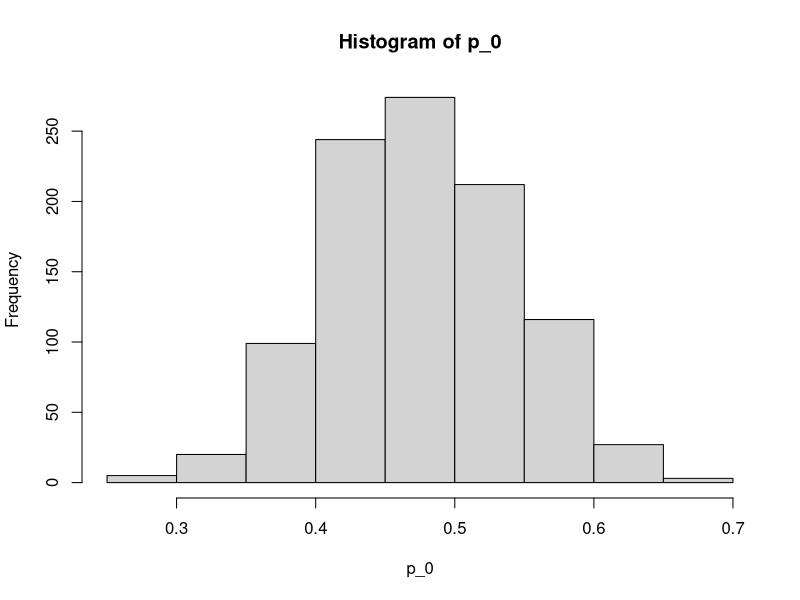
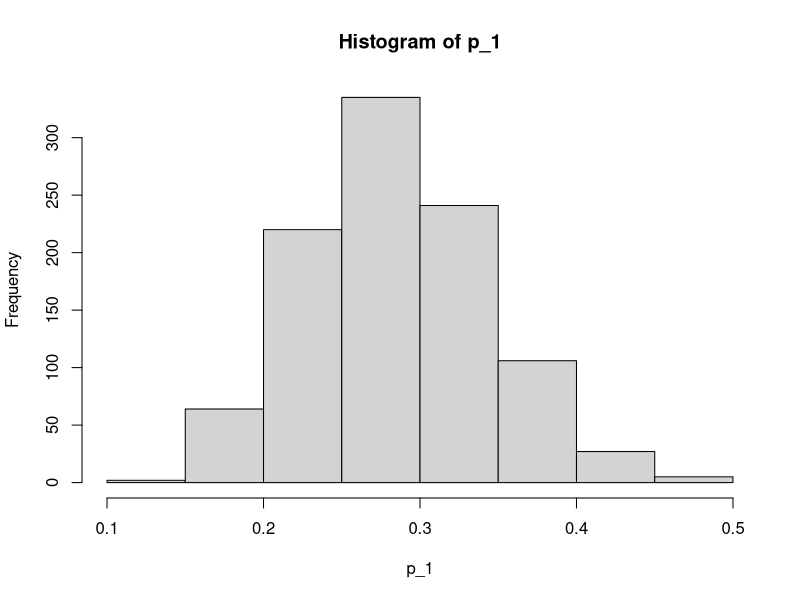
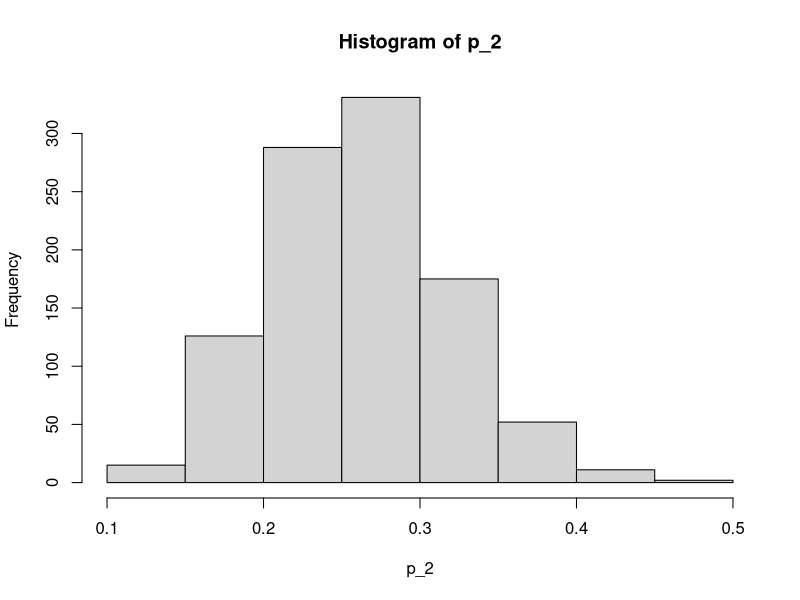
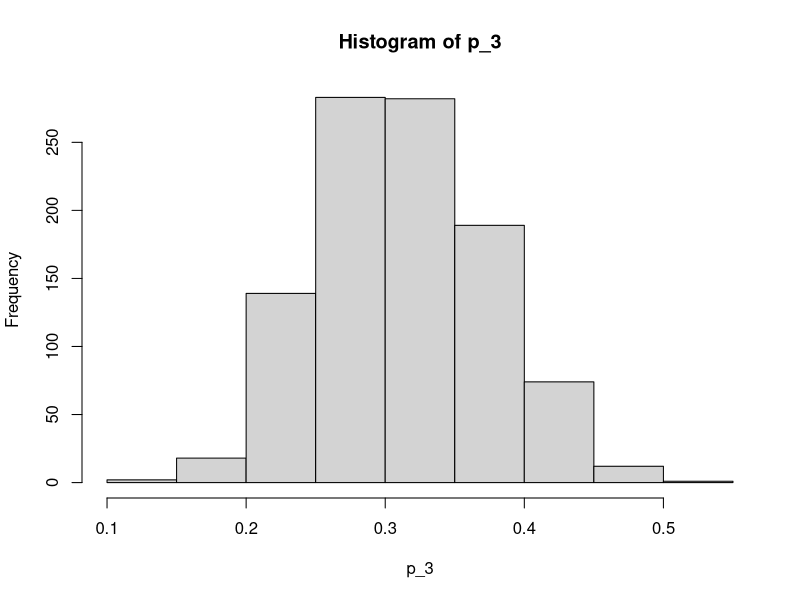

These charts were generated, in order, by the following R code: (Note: this script raises an error after producing the figures.)
# ### Simulation for Week 2
# 
# # Equal arm allocation
# # Set up response variable - initial data set
# arm0 <- rbinom(57, 1, 0.35)
# arm1 <- rbinom(57, 57, 0.35)
# arm2 <- rbinom(57, 57, 0.35)
# arm3 <- rbinom(57, size = , 0.35)
# 
# datMat <- cbind(arm0, arm1, arm2, arm3)
# 
# posterior.distribution <- function(arm, n = 40){
#   a <- 0.35; b <- 0.65
#   rbeta(n, shape1 = (a + sum(arm)), shape2 = ()) 
# }
# set.seed(1134)
N <- 228
i <- 1:N
t <- 0:3
alpha_t <- 0.35
beta_t <- 0.65
equalArm <- N/4
subjects <- rbinom(228, 1, 0.35)
allocation <- split(subjects, t)

y_0 <- allocation$'0'
y_1 <- allocation$'1'
y_2 <- allocation$'2'
y_3 <- allocation$'3'

# Distribution of each thing
p_0 <- rbeta(1000, shape1 = alpha_t + sum(y_0), shape2 = beta_t + equalArm - sum(y_0))
p_1 <- rbeta(1000, shape1 = alpha_t + sum(y_1), shape2 = beta_t + equalArm - sum(y_1))
p_2 <- rbeta(1000, shape1 = alpha_t + sum(y_2), shape2 = beta_t + equalArm - sum(y_2))
p_3 <- rbeta(1000, shape1 = alpha_t + sum(y_3), shape2 = beta_t + equalArm - sum(y_3))

hist(p_0)
hist(p_1)
hist(p_2)
hist(p_3)

v_1 <- mean(p_1 > p_0)
sum(v_1) / 1000
v_1

v_2 <- mean(p_2 > p_0)
v_2

v_3 <- mean(p_3 > p_0)
v_3






sample(0:3,size = 40, prob(v0,v1,v2,v3))
